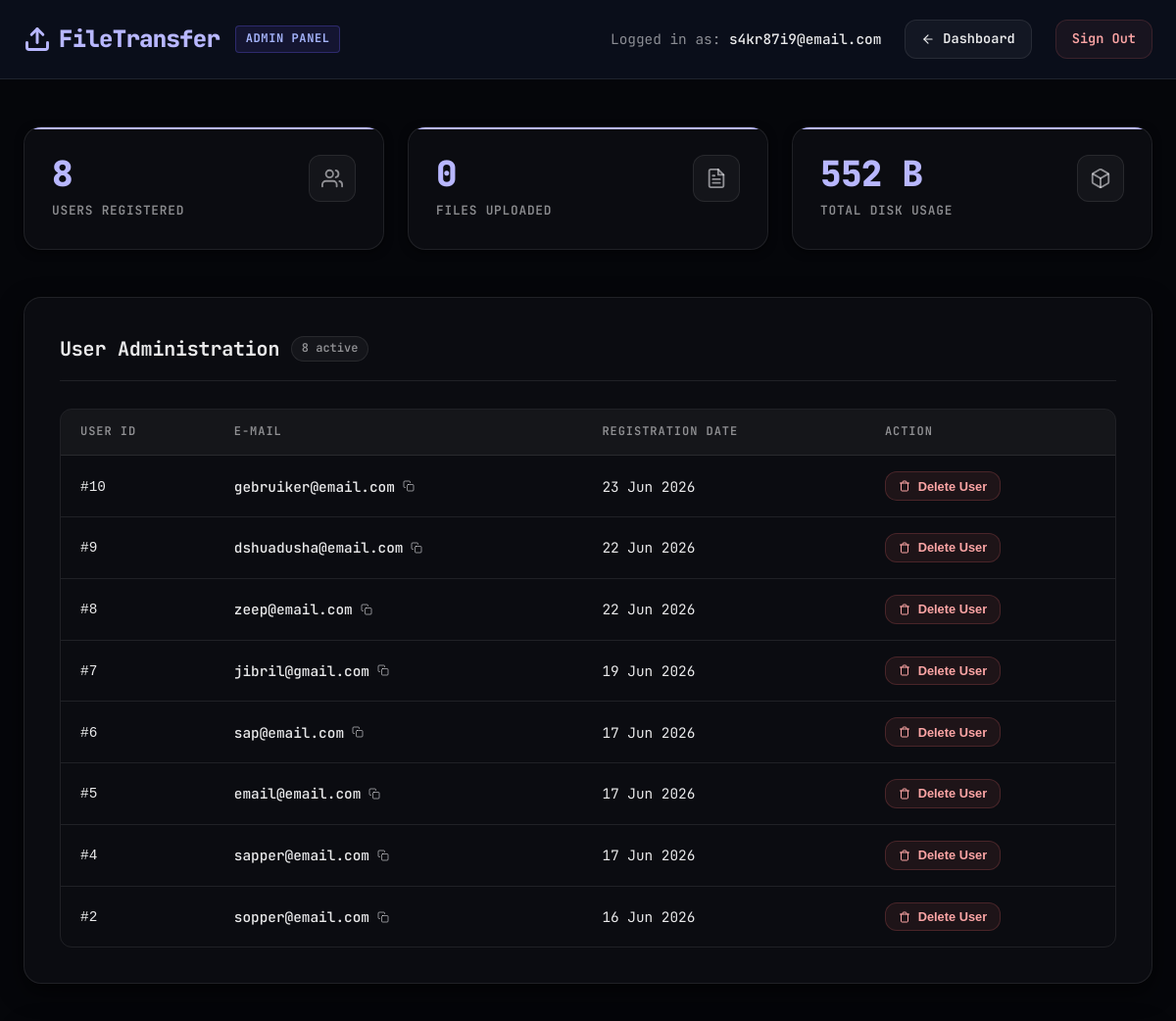
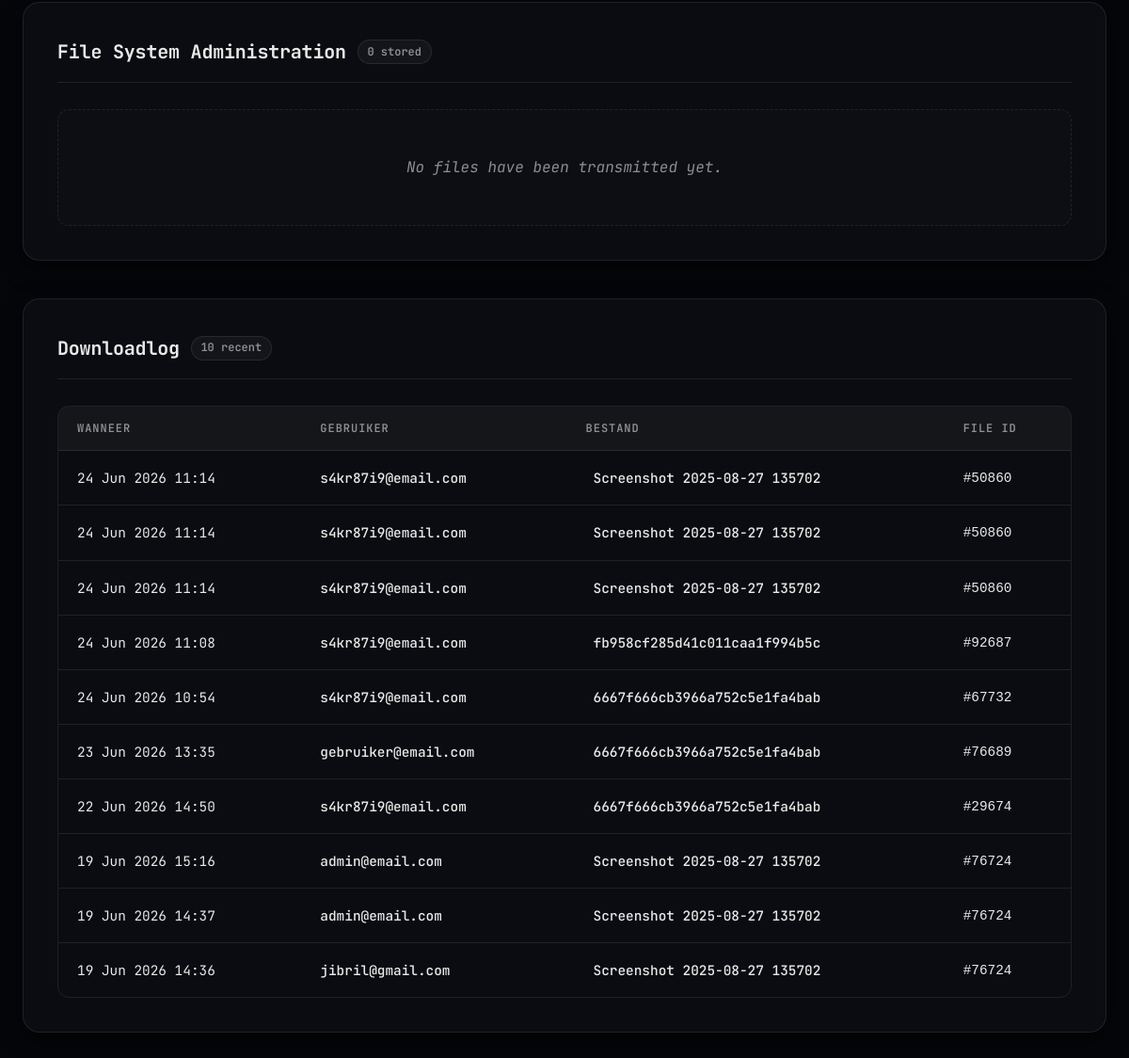
Page /server/admin.php (signed in) on the committed database (2 pictures, top to bottom).
### tables this page shows
CREATE TABLE `users` (
  `id` int(11) NOT NULL,
  `email` varchar(255) NOT NULL,
  `password` varchar(255) NOT NULL,
  `Registratie_datum` varchar(255) NOT NULL
);

CREATE TABLE `download_logs` (
  `id` int(11) NOT NULL,
  `file_id` varchar(255) NOT NULL,
  `file_name` varchar(255) NOT NULL,
  `user_id` int(11) DEFAULT NULL,
  `downloader_email` varchar(255) NOT NULL,
  `downloaded_at` datetime NOT NULL DEFAULT current_timestamp()
);

### server/admin.php (the view, shortened to what this page needs)
<?php
require_once __DIR__ . '/../config/db.php';
$uploadDir = __DIR__ . '/../uploads/';
try {
    $totalUsers = $conn->query('SELECT COUNT(*) FROM users')->fetchColumn();
    $totalFiles = $conn->query('SELECT COUNT(*) FROM files')->fetchColumn();
    $totalSize = 0;
    if (is_dir($uploadDir)) {
        foreach (new DirectoryIterator($uploadDir) as $fileInfo) {
            if ($fileInfo->isFile()) {
                $totalSize += $fileInfo->getSize();
            }
        }
    }
} catch (PDOException $e) {
    $totalUsers = $totalFiles = $totalSize = 0;
}
$usersError = '';
try {
    $users = $conn->query('SELECT * FROM users ORDER BY id DESC')->fetchAll(PDO::FETCH_ASSOC);
} catch (PDOException $e) {
    $users = [];
    $usersError = $e->getMessage();
}
$filesError = '';
try {
    $stmt = $conn->query(
        'SELECT f.id, f.file_id, f.name, f.data, f.uploaded_date, u.email AS eigenaar
         FROM files f
         LEFT JOIN users u ON f.user_id = u.id
         ORDER BY f.id DESC'
    );
    $allesBestanden = $stmt->fetchAll(PDO::FETCH_ASSOC);
} catch (PDOException $e) {
    $allesBestanden = [];
    $filesError = $e->getMessage();
}
$downloadLogsError = '';
try {
    $stmt = $conn->query(
        'SELECT file_id, file_name, downloader_email, downloaded_at
         FROM download_logs
         ORDER BY downloaded_at DESC
         LIMIT 100'
    );
    $downloadLogs = $stmt->fetchAll(PDO::FETCH_ASSOC);
} catch (PDOException $e) {
    $downloadLogs = [];
    $downloadLogsError = $e->getMessage();
}
function formatBytes(int $bytes): string {
    return $bytes . ' B';
}
?>
<!DOCTYPE html>
<html lang="nl">
<head>
    <link rel="stylesheet" href="../client/style.css?v=<?php echo filemtime(__DIR__ . '/../client/style.css'); ?>">
</head>
<body>
<header class="header">
    <div class="header__container header__container--wide">
        <div class="header__brand">
            <a href="voorpagina.php" class="header__logo">
                <span>FileTransfer</span>
            </a>
            <span class="badge--admin">ADMIN PANEL</span>
        </div>
        <div class="header__user header__nav">
            <span>Logged in as: <strong><?php echo htmlspecialchars($_SESSION['email']); ?></strong></span>
            <a href="voorpagina.php" class="btn btn--back">
                <svg xmlns="http://www.w3.org/2000/svg" width="14" height="14" viewBox="0 0 24 24" fill="none" stroke="currentColor" stroke-width="2" stroke-linecap="round" stroke-linejoin="round"><line x1="19" y1="12" x2="5" y2="12"></line><polyline points="12 19 5 12 12 5"></polyline></svg>
                Dashboard
            </a>
            <a href="../client/index.php?action=logout" class="btn btn--logout">Sign Out</a>
        </div>
    </div>
</header>
<main class="admin-container">
    <div class="stats-grid">
        <div class="stat-card">
            <div class="stat-card__content">
                <div>
                    <div class="stat-card__value"><?php echo (int)$totalUsers; ?></div>
                    <div class="stat-card__label">Users Registered</div>
                </div>
                <div class="stat-card__icon">
                </div>
            </div>
        </div>
        <div class="stat-card">
            <div class="stat-card__content">
                <div>
                    <div class="stat-card__value"><?php echo (int)$totalFiles; ?></div>
                    <div class="stat-card__label">Files Uploaded</div>
                </div>
                <div class="stat-card__icon">
                </div>
            </div>
        </div>
        <div class="stat-card">
            <div class="stat-card__content">
                <div>
                    <div class="stat-card__value"><?php echo formatBytes((int)$totalSize); ?></div>
                    <div class="stat-card__label">Total Disk Usage</div>
                </div>
                <div class="stat-card__icon">
                </div>
            </div>
        </div>
    </div>
    <section class="admin-section">
        <div class="admin-section__header">
            <h2 class="admin-section__title">User Administration</h2>
            <span class="admin-section__badge"><?php echo count($users); ?> active</span>
        </div>
        <?php if ($usersError): ?>
            <div class="alert alert--error alert--admin">
                <svg xmlns="http://www.w3.org/2000/svg" width="16" height="16" viewBox="0 0 24 24" fill="none" stroke="currentColor" stroke-width="2" stroke-linecap="round" stroke-linejoin="round"><circle cx="12" cy="12" r="10"></circle><line x1="12" y1="8" x2="12" y2="12"></line><line x1="12" y1="16" x2="12.01" y2="16"></line></svg>
                <span>Database error: <?php echo htmlspecialchars($usersError); ?></span>
            </div>
        <?php elseif (empty($users)): ?>
            <p class="empty-state">No users registered in database.</p>
        <?php else: ?>
            <div class="table-wrapper">
                <table class="admin-table">
                    <thead>
                        <tr>
                            <th>User ID</th>
                            <th>E-mail</th>
                            <th>Registration Date</th>
                            <th>Action</th>
                        </tr>
                    </thead>
                    <tbody>
                        <?php foreach ($users as $user): ?>
                            <tr>
                                <td><code>#<?php echo (int)$user['id']; ?></code></td>
                                <td style="font-weight: 500; color: var(--text-primary);">
                                    <div style="display: flex; align-items: center; gap: 0.5rem;">
                                        <?php echo htmlspecialchars($user['email']); ?>
                                        <button class="copy-btn" onclick="copyToClipboard('<?php echo htmlspecialchars($user['email']); ?>', this)" title="Copy Email">
                                        </button>
                                    </div>
                                </td>
                                <td>
                                    <?php
                                    $rawDate = (!empty($user['Registratie_datum']) ? $user['Registratie_datum'] : null)
                                        ?? $user['created_at']
                                        ?? $user['registered_at']
                                        ?? $user['register_date']
                                        ?? $user['date']
                                        ?? null;
                                    echo htmlspecialchars($rawDate ? date('d M Y', strtotime($rawDate)) : '—');
                                    ?>
                                </td>
                                <td>
                                    <form method="POST" onsubmit="return confirm('Confirm deletion of this user and all associated files? This cannot be undone.');" style="display: inline;">
                                        <button type="submit" name="delete_user" class="btn btn--danger">
                                            Delete User
                                        </button>
                                    </form>
                                </td>
                            </tr>
                        <?php endforeach; ?>
                    </tbody>
                </table>
            </div>
        <?php endif; ?>
    </section>
    <section class="admin-section">
        <div class="admin-section__header">
            <h2 class="admin-section__title">File System Administration</h2>
            <span class="admin-section__badge"><?php echo count($allesBestanden); ?> stored</span>
        </div>
        <?php if ($filesError): ?>
            <div class="alert alert--error alert--admin">
                <svg xmlns="http://www.w3.org/2000/svg" width="16" height="16" viewBox="0 0 24 24" fill="none" stroke="currentColor" stroke-width="2" stroke-linecap="round" stroke-linejoin="round"><circle cx="12" cy="12" r="10"></circle><line x1="12" y1="8" x2="12" y2="12"></line><line x1="12" y1="16" x2="12.01" y2="16"></line></svg>
                <span>Database error: <?php echo htmlspecialchars($filesError); ?></span>
            </div>
        <?php elseif (empty($allesBestanden)): ?>
            <p class="empty-state">No files have been transmitted yet.</p>
        <?php endif; ?>
    </section>
    <section class="admin-section">
        <div class="admin-section__header">
            <h2 class="admin-section__title">Downloadlog</h2>
            <span class="admin-section__badge"><?php echo count($downloadLogs); ?> recent</span>
        </div>
        <?php if ($downloadLogsError): ?>
            <div class="alert alert--error alert--admin">
                <svg xmlns="http://www.w3.org/2000/svg" width="16" height="16" viewBox="0 0 24 24" fill="none" stroke="currentColor" stroke-width="2" stroke-linecap="round" stroke-linejoin="round"><circle cx="12" cy="12" r="10"></circle><line x1="12" y1="8" x2="12" y2="12"></line><line x1="12" y1="16" x2="12.01" y2="16"></line></svg>
                <span>Database error: <?php echo htmlspecialchars($downloadLogsError); ?></span>
            </div>
        <?php elseif (empty($downloadLogs)): ?>
            <p class="empty-state">Nog geen downloads gelogd.</p>
        <?php else: ?>
            <div class="table-wrapper">
                <table class="admin-table">
                    <thead>
                        <tr>
                            <th>Wanneer</th>
                            <th>Gebruiker</th>
                            <th>Bestand</th>
                            <th>File ID</th>
                        </tr>
                    </thead>
                    <tbody>
                        <?php foreach ($downloadLogs as $log): ?>
                            <tr>
                                <td><?php echo htmlspecialchars(date('d M Y H:i', strtotime($log['downloaded_at']))); ?></td>
                                <td style="font-weight: 500; color: var(--text-primary);">
                                    <?php echo htmlspecialchars($log['downloader_email']); ?>
                                </td>
                                <td>
                                    <div class="file-name" title="<?php echo htmlspecialchars($log['file_name']); ?>" style="display: flex; align-items: center; gap: 0.5rem;">
                                        <?php echo htmlspecialchars($log['file_name']); ?>
                                    </div>
                                </td>
                                <td><code>#<?php echo htmlspecialchars($log['file_id']); ?></code></td>
                            </tr>
                        <?php endforeach; ?>
                    </tbody>
                </table>
            </div>
        <?php endif; ?>
    </section>
</main>
</body>
</html>

### rows in the picture
users: id "10", email "gebruiker@email.com", Registratie_datum "23 Jun 2026"
users: id "9", email "dshuadusha@email.com", Registratie_datum "22 Jun 2026"
users: id "8", email "zeep@email.com", Registratie_datum "22 Jun 2026"
users: id "7", email "jibril@gmail.com", Registratie_datum "19 Jun 2026"
users: id "6", email "sap@email.com", Registratie_datum "17 Jun 2026"
users: id "5", email "email@email.com", Registratie_datum "17 Jun 2026"
users: id "4", email "sapper@email.com", Registratie_datum "17 Jun 2026"
users: id "2", email "sopper@email.com", Registratie_datum "16 Jun 2026"
download_logs: downloaded_at "24 Jun 2026 11:14", downloader_email "s4kr87i9@email.com", file_name "Screenshot 2025-08-27 13570…", file "50860"
download_logs: downloaded_at "24 Jun 2026 11:14", downloader_email "s4kr87i9@email.com", file_name "Screenshot 2025-08-27 13570…", file "50860"
download_logs: downloaded_at "24 Jun 2026 11:14", downloader_email "s4kr87i9@email.com", file_name "Screenshot 2025-08-27 13570…", file "50860"
download_logs: downloaded_at "24 Jun 2026 11:08", downloader_email "s4kr87i9@email.com", file_name "fb958cf285d41c011caa1f994b5…", file "92687"
download_logs: downloaded_at "24 Jun 2026 10:54", downloader_email "s4kr87i9@email.com", file_name "6667f666cb3966a752c5e1fa4ba…", file "67732"
download_logs: downloaded_at "23 Jun 2026 13:35", downloader_email "gebruiker@email.com", file_name "6667f666cb3966a752c5e1fa4ba…", file "76689"
download_logs: downloaded_at "22 Jun 2026 14:50", downloader_email "s4kr87i9@email.com", file_name "6667f666cb3966a752c5e1fa4ba…", file "29674"
download_logs: downloaded_at "19 Jun 2026 15:16", downloader_email "admin@email.com", file_name "Screenshot 2025-08-27 13570…", file "76724"
download_logs: downloaded_at "19 Jun 2026 14:37", downloader_email "admin@email.com", file_name "Screenshot 2025-08-27 13570…", file "76724"
download_logs: downloaded_at "19 Jun 2026 14:36", downloader_email "jibril@gmail.com", file_name "Screenshot 2025-08-27 13570…", file "76724"

### other values in the picture
$_SESSION['email'] "s4kr87i9@email.com"
$totalUsers "8"
$totalFiles "0"
formatBytes((int)$totalSize) "552 B"
count($users) "8"
count($allesBestanden) "0"
count($downloadLogs) "10"
